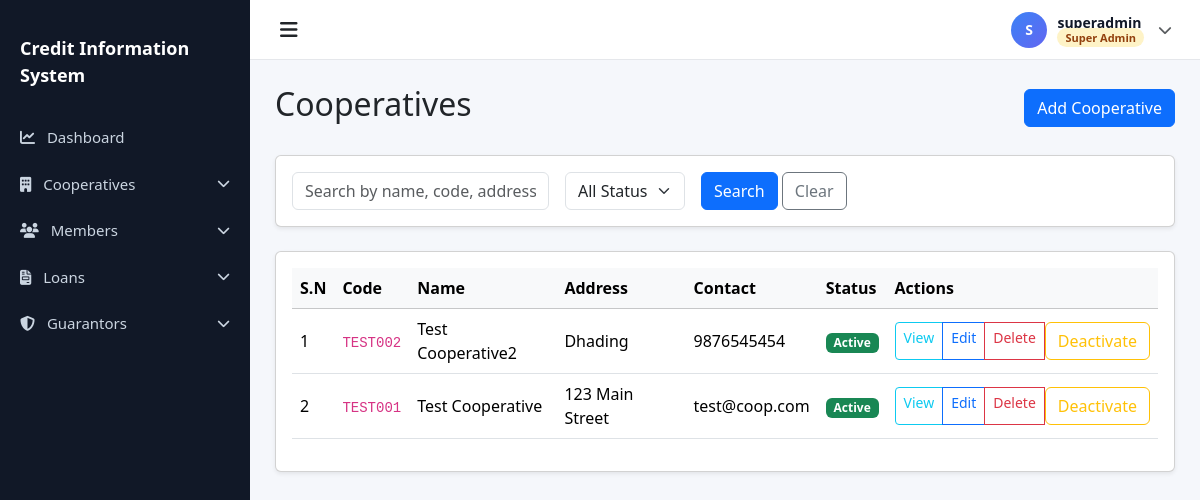
Page /cooperatives/ (signed in) on the committed database.
### accounts/models.py (models this page shows, shortened)
class User(AbstractUser):
    ROLE_CHOICES = (
        ('superadmin', 'Super Admin'),
        ('admin', 'Admin'),
        ('staff', 'Staff'),
    )
    role = models.CharField(max_length=20, choices=ROLE_CHOICES, default='staff')
    cooperative = models.ForeignKey(
        'cooperatives.Cooperative',
        on_delete=models.SET_NULL,
        null=True,
        blank=True,
        related_name='users',
        help_text="Null for Super Admin users"
    )
    is_first_login = models.BooleanField(default=True)
    class Meta:
        ordering = ['-date_joined']
        indexes = [
            models.Index(fields=['role']),
            models.Index(fields=['cooperative']),
        ]
    def is_superadmin(self):
        return self.role == 'superadmin'
    def is_admin(self):
        return self.role == 'admin'
    def is_staff_user(self):
        return self.role == 'staff'

### cooperatives/models.py (models this page shows, shortened)
class Cooperative(models.Model):
    STATUS_CHOICES = (
        ('active', 'Active'),
        ('inactive', 'Inactive'),
    )
    name = models.CharField(max_length=255)
    code = models.CharField(max_length=50, unique=True)
    address = models.TextField()
    contact = models.CharField(max_length=255)  # Can contain phone/email
    status = models.CharField(max_length=20, choices=STATUS_CHOICES, default='active')
    created_at = models.DateTimeField(auto_now_add=True)
    updated_at = models.DateTimeField(auto_now=True)
    class Meta:
        ordering = ['-created_at']
        verbose_name_plural = 'Cooperatives'

### cooperatives/views.py (the view, shortened to what this page needs)
# urls.py: path('', views.CooperativeListView.as_view(), name='list'),
class CooperativeListView(StaffOrAdminMixin, CooperativeAccessMixin, ListView):
    model = Cooperative
    template_name = 'cooperatives/cooperative_list.html'
    context_object_name = 'cooperatives'
    paginate_by = 10
    def get_queryset(self):
        qs = super().get_queryset()
        search_query = self.request.GET.get('search', '')
        status_filter = self.request.GET.get('status', '').strip()
        if status_filter:
            qs = qs.filter(status__iexact=status_filter)
        return qs
    def get_context_data(self, **kwargs):
        context = super().get_context_data(**kwargs)
        context['search_query'] = self.request.GET.get('search', '')
        context['status_filter'] = self.request.GET.get('status', '')
        return context

### accounts/permissions.py (called while the page is built, shortened)
    def test_func(self):
        return self.request.user.is_authenticated and (
            self.request.user.is_staff_user() or
            self.request.user.is_admin() or
            self.request.user.is_superadmin()
        )

    def get_queryset(self):
        queryset = super().get_queryset()
        if self.request.user.is_superadmin():
            return queryset

    def get_context_data(self, **kwargs):
        context = super().get_context_data(**kwargs)
        if not self.request.user.is_superadmin() and self.request.user.cooperative:
            context['user_cooperative'] = self.request.user.cooperative
        return context

### templates/cooperatives/cooperative_list.html (shortened to what this page needs)
{% extends 'base.html' %}
{% block content %}
<div class="d-flex justify-content-between align-items-center mb-4">
    <h2>Cooperatives</h2>
    <a href="{% url 'cooperatives:create' %}" class="btn btn-primary">Add Cooperative</a>
</div>
<div class="card shadow-sm mb-4">
    <div class="card-body">
        <form method="get" id="filter-form" class="row row-cols-lg-auto g-3 align-items-center">
            <div class="col-12">
                <input type="text" name="search" id="search-input" class="form-control"
                    placeholder="Search by name, code, address, contact..." value="{{ search_query }}"
                    autocomplete="off">
            </div>
             <div class="col-12">
                <select name="status" id="status-select" class="form-select">
                    <option value="">All Status</option>
                </select>
            </div>
            <div class="col-12">
                <button type="submit" class="btn btn-primary">Search</button>
                <a href="{% url 'cooperatives:list' %}" class="btn btn-outline-secondary">Clear</a>
            </div>
        </form>
    </div>
</div>
<div class="card shadow-sm">
    <div class="card-body">
        <div class="table-responsive">
            <table class="table table-hover align-middle">
                <thead class="table-light">
                    <tr>
                        <th>S.N</th>
                        <th>Code</th>
                        <th>Name</th>
                        <th>Address</th>
                        <th>Contact</th>
                        <th>Status</th>
                        <th>Actions</th>
                    </tr>
                </thead>
                <tbody>
                    {% for coop in cooperatives %}
                    <tr>
                        <td>{{ forloop.counter }}</td>
                        <td><code>{{ coop.code }}</code></td>
                        <td>{{ coop.name }}</td>
                        <td>{{ coop.address }}</td>
                        <td>{{ coop.contact }}</td>
                        <td>
                            <span
                                class="badge {% if coop.status == 'active' %}bg-success{% else %}bg-secondary{% endif %}">
                                {{ coop.get_status_display }}
                            </span>
                        </td>
                        <td>
                            <div class="btn-group btn-group-sm" role="group">
                                <a href="{% url 'cooperatives:detail' coop.pk %}" class="btn btn-outline-info"
                                    title="View details">View</a>
                                {% if user.is_superadmin %}
                                <a href="{% url 'cooperatives:edit' coop.pk %}" class="btn btn-outline-primary"
                                    title="Edit">Edit</a>
                                <a href="{% url 'cooperatives:delete' coop.pk %}" class="btn btn-outline-danger"
                                    title="Delete">Delete</a>
                                <form action="{% url 'cooperatives:toggle_status' coop.pk %}" method="post"
                                    class="d-inline">
                                    <button type="submit" class="btn btn-outline-warning" title="Toggle Status">
                                        {% if coop.status == 'active' %}Deactivate{% else %}Activate{% endif %}
                                    </button>
                                </form>
                                {% endif %}
                            </div>
                        </td>
                    </tr>
                    {% empty %}
                    <tr>
                        <td colspan="7" class="text-center py-4">No cooperatives found.</td>
                    </tr>
                    {% endfor %}
                </tbody>
            </table>
        </div>
    </div>
</div>
{% endblock %}

### templates/base.html (shortened to what this page needs)
{% load static %}
<!DOCTYPE html>
<html lang="en">
<head>
    <link href="https://cdn.jsdelivr.net/npm/bootstrap@5.3.2/dist/css/bootstrap.min.css" rel="stylesheet">
    <link rel="stylesheet" href="https://cdnjs.cloudflare.com/ajax/libs/font-awesome/6.5.0/css/all.min.css">
    <link href="https://cdn.jsdelivr.net/npm/select2@4.1.0-rc.0/dist/css/select2.min.css" rel="stylesheet" />
    <link href="https://cdn.jsdelivr.net/npm/select2-bootstrap-5-theme@1.3.0/dist/select2-bootstrap-5-theme.min.css"
        rel="stylesheet" />
</head>
<body class="{% if not user.is_authenticated %}bg-light{% endif %}">
    {% if user.is_authenticated %}
    <div id="sidebar" class="sidebar">
        <div class="sidebar-brand d-flex align-items-center gap-2">
            <span style="font-size: 18px;">Credit Information System</span>
        </div>
        <a href="{% url 'accounts:dashboard' %}">
            <i class="fa-solid fa-chart-line me-2"></i> Dashboard
        </a>
        {% if user.is_superadmin %}
        <a href="#cooperativesMenu" data-bs-toggle="collapse" role="button" aria-expanded="false"
            aria-controls="cooperativesMenu" class="d-flex justify-content-between align-items-center">
            <span><i class="fa-solid fa-building me-2"></i> Cooperatives</span>
            <i class="fa-solid fa-chevron-down small"></i>
        </a>
        {% elif user.cooperative %}
        <a href="{% url 'cooperatives:detail' user.cooperative.pk %}">
            <i class="fa-solid fa-handshake me-2"></i> My Cooperative
        </a>
        {% endif %}
        <a href="#membersMenu" data-bs-toggle="collapse" role="button" aria-expanded="false" aria-controls="membersMenu"
            class="d-flex justify-content-between align-items-center">
            <span><i class="fa-solid fa-users me-2"></i> Members</span>
            <i class="fa-solid fa-chevron-down small"></i>
        </a>
        <a href="#loansMenu" data-bs-toggle="collapse" role="button" aria-expanded="false" aria-controls="loansMenu"
            class="d-flex justify-content-between align-items-center">
            <span><i class="fa-solid fa-file-invoice me-2"></i> Loans</span>
            <i class="fa-solid fa-chevron-down small"></i>
        </a>
        <a href="#guarantorsMenu" data-bs-toggle="collapse" role="button" aria-expanded="false"
            aria-controls="guarantorsMenu" class="d-flex justify-content-between align-items-center">
            <span><i class="fa-solid fa-shield-halved me-2"></i> Guarantors</span>
            <i class="fa-solid fa-chevron-down small"></i>
        </a>
    </div>
    {% endif %}
    <div id="mainContent" class="{% if user.is_authenticated %}main-content{% else %}container-fluid{% endif %}">
        {% if user.is_authenticated %}
        <div class="topbar">
            <div class="toggle-btn" onclick="toggleSidebar()">
                <i class="fa-solid fa-bars"></i>
            </div>
            <div class="dropdown">
                <a class="profile-toggle" href="#" role="button" data-bs-toggle="dropdown" aria-expanded="false"
                    style="list-style:none;">
                    <div class="profile-avatar">
                        {% if not user.first_name %}{{ user.username|first|upper }}{% endif %}
                    </div>
                    <div>
                        <div class="profile-name">
                            {% if user.first_name %}
                            {{ user.first_name }} {{ user.last_name }}
                            {% else %}
                            {{ user.username }}
                            {% endif %}
                        </div>
                        <div class="profile-role">
                            {% if user.role == 'superadmin' %}<span class="role-badge superadmin">Super Admin</span>
                            {% elif user.role == 'admin' %}<span class="role-badge admin">Admin</span>
                            {% else %}<span class="role-badge staff">Staff</span>{% endif %}
                        </div>
                    </div>
                    <i class="fa-solid fa-chevron-down small ms-1 text-muted"></i>
                </a>
            </div>
        </div>
        {% endif %}
        <div class="page-content">
            {% block content %}
            {% endblock %}
        </div>
    </div>
</body>
</html>

### templates/base.html (style rules this page uses)
body { overflow-x: hidden; background: #f5f7fb; }
.sidebar { height: 100vh; width: 250px; position: fixed; top: 0; left: 0; background: #111827; padding-top: 20px; transition: all 0.3s; z-index: 1050; }
.sidebar a { color: #cbd5e1; padding: 12px 20px; display: block; text-decoration: none; font-size: 15px; }
.sidebar-brand { color: #fff; font-size: 20px; font-weight: 600; padding: 15px 20px; margin-bottom: 10px; }
.main-content { margin-left: 250px; transition: all 0.3s; min-height: 100vh; }
.topbar { height: 60px; background: #fff; border-bottom: 1px solid #e5e7eb; display: flex; align-items: center; justify-content: space-between; padding: 0 20px; position: sticky; top: 0; z-index: 1030; }
.toggle-btn { font-size: 20px; cursor: pointer; padding: 5px 10px; border-radius: 4px; transition: background 0.2s; }
.page-content { padding: 25px; }
.profile-avatar { width: 36px; height: 36px; border-radius: 50%; background: linear-gradient(135deg, #3b82f6, #6366f1); color: #fff; display: inline-flex; align-items: center; justify-content: center; font-weight: 700; font-size: 14px; letter-spacing: 0.5px; flex-shrink: 0; }
.profile-toggle { display: flex; align-items: center; gap: 10px; text-decoration: none; color: #1f2937; padding: 4px 8px; border-radius: 8px; transition: background 0.2s; }
.profile-toggle .profile-name { font-weight: 600; font-size: 14px; line-height: 1; color: #111827; }
.profile-toggle .profile-role { font-size: 11px; color: #6b7280; line-height: 1; margin-top: 2px; }
.role-badge { font-size: 11px; font-weight: 600; padding: 2px 8px; border-radius: 20px; }
.role-badge.superadmin { background: #fef3c7; color: #92400e; }

### rows in the picture
User: username|first "S", username "superadmin"
Cooperative: code "TEST002", name "Test Cooperative2", address "Dhading", contact "9876545454", status "Active", shows "Deactivate"
Cooperative: code "TEST001", name "Test Cooperative", address "123 Main Street", contact "test@coop.com", status "Active", shows "Deactivate"
